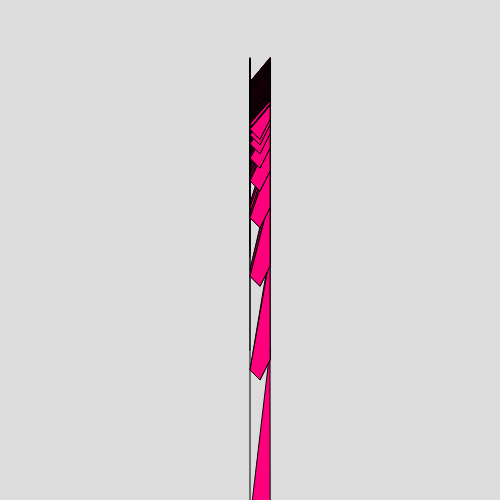
Frame 1 (no input)
Frame 60 (no input): identical to frame 1, image omitted
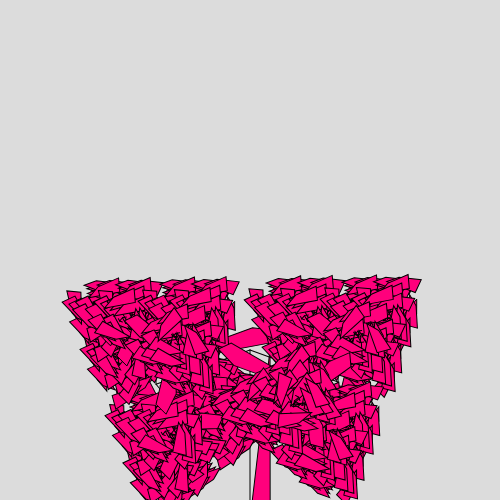
Frame 120 (the mouse pressed at the canvas centre since frame 60)

The p5.js sketch that drew these frames (run headless with seeded random() and noise() and a simulated clock; from frame 60 on, the mouse is pressed at the canvas centre):

// p5.js sketch
// ── sketch.js
let lnBranch;
let rotBranch1;
let rotBranch2;



function setup() {
  createCanvas(500, 500);
  angleMode(DEGREES);
}

function draw() {
  background(220);
  translate(width/2, height)
  branch(150);
}


function branch(lnBranch){
rotBranch1 = mouseX;
rotBranch2 = mouseY;
stroke(0, 0, 0)
line(0, 0, 0, -lnBranch);
fill(255,0, 124)
quad(20, -lnBranch,0, 20, 10, 30, 20, 10, 20 , 10 , 20, 10)
//MOVE ORIGIN AND ROTATE
translate(0, -lnBranch) 

//RECURSIVE CODE
if(lnBranch > 4){

push();
rotate(rotBranch1);
 branch(lnBranch/1.5)
 pop();
 push();
 rotate(-rotBranch2);
 branch(lnBranch/1.6)
 pop();

}
} 
